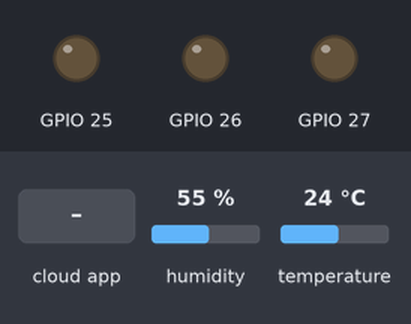
Recording of a program running on a simulated ESP32. Shown: output pins drawn as LEDs (lit = HIGH). The test bench sets the inputs (shaded band); at power-on: humidity 55 %, temperature 24 °C. WiFi joins after 1.5 s; servers stay silent unless stated; no MQTT or app messages arrive unless stated; what the program prints to the serial monitor is not drawn.

Above: at 2.7 s.
2.8 s: the phone or cloud app sets DADN_LED_1 to 1
At 4.0 s:
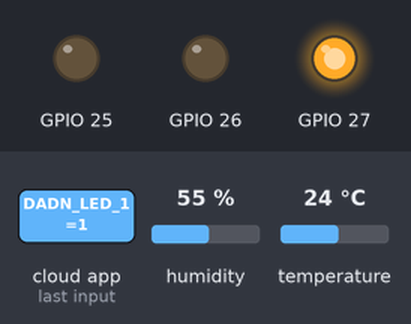
4.3 s: the phone or cloud app sets DADN_Door to 1
At 5.3 s:
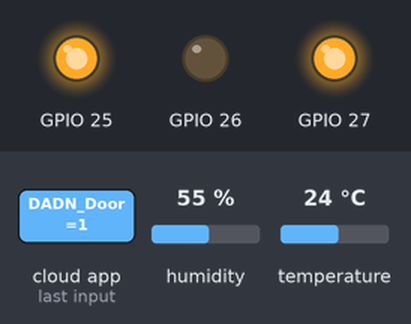
5.8 s: the phone or cloud app sets DADN_LED_1 to 0
At 6.3 s:
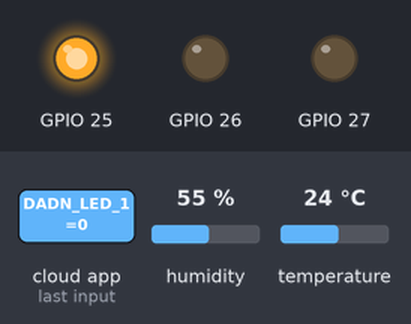
7.3 s: the phone or cloud app sets DADN_Door to 0
At 8.5 s:
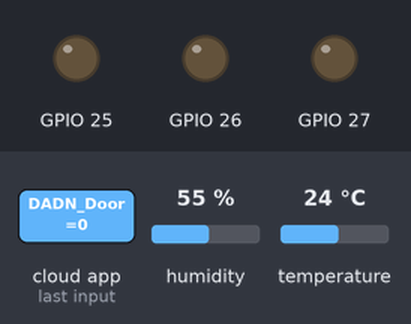
Timing chart, 0 to 9.8 s (numbered marks = the images above; inputs shaded):
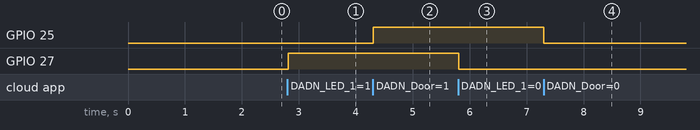

The program:

main.cpp
```cpp
#include <Arduino.h>
#include "global.h"
#include "backgroundTask.h"

/************ Global State (you don't need to change this!) ******************/

// Create an ESP8266 WiFiClient class to connect to the MQTT server.
WiFiClient client;
// or... use WiFiClientSecure for SSL
//WiFiClientSecure client;

// Setup the MQTT client class by passing in the WiFi client and MQTT server and login details.
Adafruit_MQTT_Client mqtt(&client, AIO_SERVER, AIO_SERVERPORT, AIO_USERNAME, AIO_KEY);

/****************************** Feeds ***************************************/

// Setup feeds called 'temp' & 'hum' for publishing.
// Notice MQTT paths for AIO follow the form: <username>/feeds/<feedname>
// feedname should be the same as set in dashboard for temp and hum gauges
Adafruit_MQTT_Publish temp = Adafruit_MQTT_Publish(&mqtt, AIO_USERNAME "/feeds/DADN_Temp");  // Puslish temperature feed
Adafruit_MQTT_Publish hum = Adafruit_MQTT_Publish(&mqtt, AIO_USERNAME "/feeds/DADN_Humi"); // Publish humidity feed
Adafruit_MQTT_Publish light = Adafruit_MQTT_Publish(&mqtt, AIO_USERNAME "/feeds/DADN_Light");  // Puslish temperature feed
Adafruit_MQTT_Publish dectect = Adafruit_MQTT_Publish(&mqtt, AIO_USERNAME "/feeds/DADN_Detect"); // Publish dectect feed

// Setup a feed called 'onoff' for controlling LED.
Adafruit_MQTT_Subscribe onoffbutton1 = Adafruit_MQTT_Subscribe(&mqtt, AIO_USERNAME "/feeds/DADN_LED_1");
Adafruit_MQTT_Subscribe onoffbutton2 = Adafruit_MQTT_Subscribe(&mqtt, AIO_USERNAME "/feeds/DADN_LED_2");
Adafruit_MQTT_Subscribe onoffbutton3 = Adafruit_MQTT_Subscribe(&mqtt, AIO_USERNAME "/feeds/DADN_LED_3");
Adafruit_MQTT_Subscribe onoffbutton4 = Adafruit_MQTT_Subscribe(&mqtt, AIO_USERNAME "/feeds/DADN_LED_4");
Adafruit_MQTT_Subscribe onoffdoor = Adafruit_MQTT_Subscribe(&mqtt, AIO_USERNAME "/feeds/DADN_Door");
Adafruit_MQTT_Subscribe controll_fan = Adafruit_MQTT_Subscribe(&mqtt, AIO_USERNAME "/feeds/DADN_Fan");

void MQTT_connect();

void setup() {
  Serial.begin(115200);
  delay(10);
  pinMode(led1_PIN, OUTPUT);
  pinMode(led2_PIN, OUTPUT);
  //pinMode(ledPin3, OUTPUT);
  //pinMode(ledPin4, OUTPUT);
  pinMode(door_PIN, OUTPUT);

  Serial.println(F("Adafruit MQTT demo"));

  // Connect to WiFi access point.
  Serial.println(); Serial.println();
  Serial.print("Connecting to ");
  Serial.println(WLAN_SSID);

  WiFi.begin(WLAN_SSID, WLAN_PASS);
  while (WiFi.status() != WL_CONNECTED) {
    delay(500);
    Serial.print(".");
  }
  Serial.println();

  Serial.println("WiFi connected");
  Serial.println("IP address: "); Serial.println(WiFi.localIP());

  // Setup MQTT subscription for onoff feed.
  mqtt.subscribe(&onoffbutton1);
  mqtt.subscribe(&onoffbutton2);
  mqtt.subscribe(&onoffbutton3);
  mqtt.subscribe(&onoffbutton4);
  mqtt.subscribe(&onoffdoor);

  setupBackgroundTask();
}

void loop() {
  // Ensure the connection to the MQTT server is alive (this will make the first
  // connection and automatically reconnect when disconnected).  See the MQTT_connect
  // function definition further below.
  MQTT_connect();
  // this is our 'wait for incoming subscription packets' busy subloop
  // try to spend your time here
  Adafruit_MQTT_Subscribe *subscription;
  // Wait 2000 milliseconds, while we wait for data from subscription feed. After this wait, next code will be executed
  while ((subscription = mqtt.readSubscription(2000))) {
    if (subscription == &onoffbutton1) {
      #if SERIAL_PRINT_DATA == 0
        char *value = (char *)onoffbutton1.lastread;
      #else
        Serial.print(F("Got: "));
        char *value = (char *)onoffbutton1.lastread;
        Serial.println((char *)onoffbutton1.lastread);
        Serial.print(F("Received: ")); // Display the value received from dashboard
        Serial.println(value);
      #endif

      // Apply message to OnOff
      String message = String(value);
      Serial.println(message);
      message.trim();
      if (message == "1") {
        digitalWrite(led1_PIN, HIGH);
        Serial.println("LED ON");
      }
      if (message == "0") {
        digitalWrite(led1_PIN, LOW);
        Serial.println("LED OFF");
      }
    }
    if (subscription == &onoffbutton2) {
      #if SERIAL_PRINT_DATA == 0
        char *value = (char *)onoffbutton1.lastread;
      #else
        Serial.print(F("Got: "));
        char *value = (char *)onoffbutton1.lastread;
        Serial.println((char *)onoffbutton1.lastread);
        Serial.print(F("Received: ")); // Display the value received from dashboard
        Serial.println(value);
      #endif

      // Apply message to OnOff
      String message = String(value);
      Serial.println(message);
      message.trim();
      if (message == "1") {
        digitalWrite(led2_PIN, HIGH);
        Serial.println("LED ON");
      }
      if (message == "0") {
        digitalWrite(led2_PIN, LOW);
        Serial.println("LED OFF");
      }
    }
    if (subscription == &onoffdoor) {
      #if SERIAL_PRINT_DATA == 0
        char *value = (char *)onoffdoor.lastread;
      #else
        Serial.print(F("Got: "));
        char *value = (char *)onoffdoor.lastread;
        Serial.println((char *)onoffdoor.lastread);
        Serial.print(F("Received: ")); // Display the value received from dashboard
        Serial.println(value);
      #endif

      // Apply message to OnOff
      String message = String(value);
      Serial.println(message);
      message.trim();
      if (message == "1") {
        digitalWrite(door_PIN, HIGH);
        Serial.println("DOOR OPENED");
      }
      if (message == "0") {
        digitalWrite(door_PIN, LOW);
        Serial.println("DOOR CLOSED");
      }
    }
  }
  // Check if 20 seconds have passed since the last sensor read

  // ping the server to keep the mqtt connection alive
  // NOT required if you are publishing once every KEEPALIVE seconds
  /*
    if(! mqtt.ping()) {
    mqtt.disconnect();
    }
  */
}

// Function to connect and reconnect as necessary to the MQTT server.
// Should be called in the loop function and it will take care if connecting.
void MQTT_connect() {
  int8_t ret;

  // Stop if already connected.
  if (mqtt.connected()) {
    return;
  }

  Serial.print("Connecting to MQTT... ");

  uint8_t retries = 3;
  while ((ret = mqtt.connect()) != 0) { // connect will return 0 for connected
    Serial.println(mqtt.connectErrorString(ret));
    Serial.println("Retrying MQTT connection in 5 seconds...");
    mqtt.disconnect();
    delay(5000);  // wait 5 seconds
    retries--;
    if (retries == 0) {
      // basically die and wait for WDT to reset me
      while (1);
    }
  }
  Serial.println("MQTT Connected!");
}
```

Measured:
- after the input at 2.8 s, GPIO 27: LOW → HIGH at once
- after the input at 4.3 s, GPIO 25: LOW → HIGH at once
- after the input at 5.8 s, GPIO 27: HIGH → LOW at once
- after the input at 7.3 s, GPIO 25: HIGH → LOW at once
